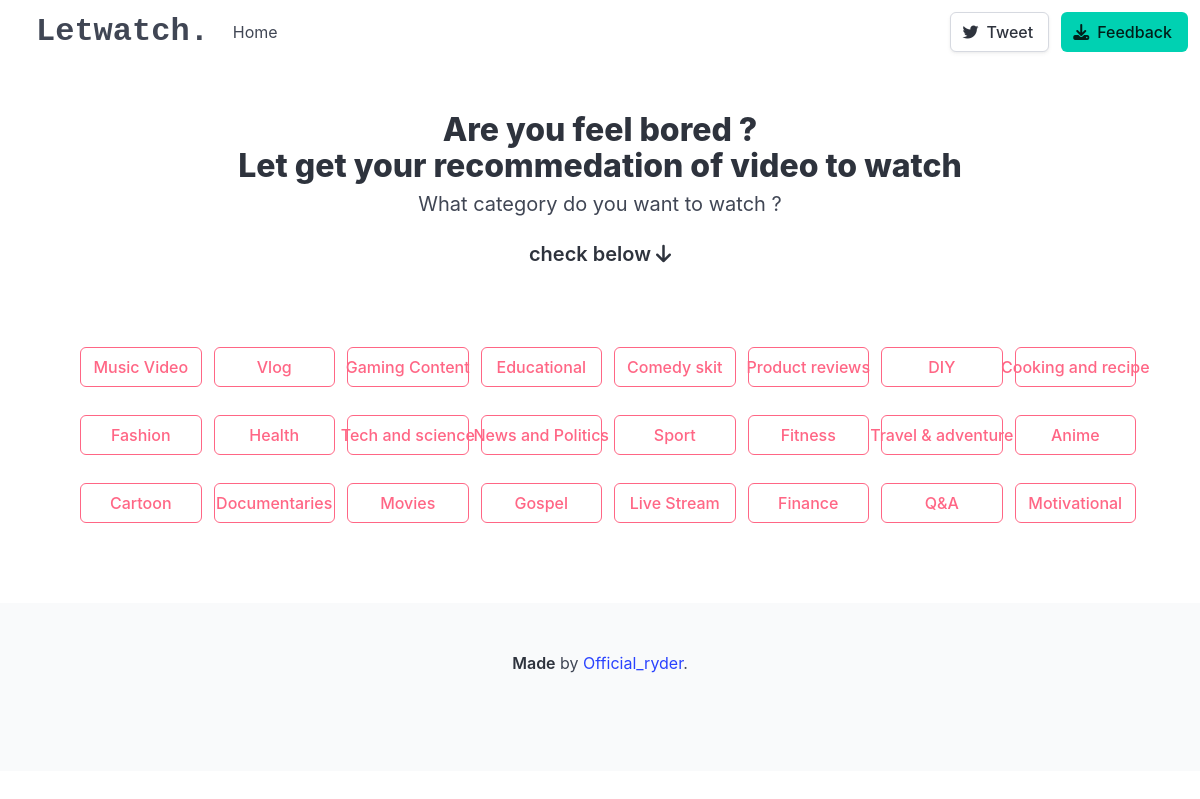
The page / on the database its author committed.
### app/models.py (models this page shows, shortened)
class Category(models.Model):
    name = models.CharField(max_length=50)

### app/views.py (the view)
# urls.py: path('', home, name="home"),
def home(request):
    category = Category.objects.all()
    context = {
        'category':category
    }
    return render(request, 'core_app/index.html', context)

### app/templates/core_app/index.html (shortened to what this page needs)
{% extends 'partials/base.html' %}
{% load static %}
{% block content%}
{% include 'partials/nav.html' %}
<section class="section" id="detail_list">
    {% include 'partials/detail_list.html' %}
    <div class="container">
      <h1 class="title mb-2" style="text-align: center;">
        Are you feel bored ?<br> Let get your recommedation of video to watch
      </h1>
      <p class="subtitle" style="text-align: center;">
        What category do you want to watch ?  <br><br><strong>check below <i class="fa fa-arrow-down"></i></strong>
      </p>
    </div><br><br>
    <d class="grid ct-5 p-5 is-justify-content-center">
      <div class="grid is-col-min-5">
          {% for category in category %}
          <a class="button is-danger is-outlined s-large is-fullwidth is-responsive cell m-2" hx-get="{% url 'search' category.name %}" hx-target="#detail_list" hx-push-url="{% url 'search' category.name %}">{{category.name}}</a>
          {% endfor %}
      </div>
</section>
{% include 'partials/footer.html' %}
{% endblock %}

### app/templates/partials/base.html (shortened to what this page needs)
{% load static %}
<!DOCTYPE html>
<html>
  <head>
    <link rel="stylesheet" href="https://cdn.jsdelivr.net/npm/bulma@1.0.0/css/bulma.min.css">
    <link rel="stylesheet" href="https://cdnjs.cloudflare.com/ajax/libs/font-awesome/6.5.2/css/all.min.css"
 />
  </head>
  <body hx-headers='{"X-CSRFToken": "{{ csrf_token }}"}'>
  {% block content %}
  {% endblock %}
  </body>
</html>

### app/templates/partials/nav.html (shortened to what this page needs)
{% block content %}
<nav class="navbar is-transparent">
    <div class="navbar-brand">
      <a class="navbar-item" href="{% url 'home'%}">
        <h1 class="is-size-3-desktop has-text-weight-bold pl-5 is-family-code">Letwatch.</h1>
      </a>
    </div>
    <div id="navbarExampleTransparentExample" class="navbar-menu">
      <div class="navbar-start">
        <a class="navbar-item" href="{% url 'home' %}"> Home </a>
      </div>
      <div class="navbar-end">
        <div class="navbar-item">
          <div class="field is-grouped">
            <p class="control">
              <a
                class="bd-tw-button button"
                data-social-network="Twitter"
                data-social-action="tweet"
                data-social-target="https://twitter.com/Official_ryder0"
                target="_blank"
                href="https://twitter.com/Official_ryder0"
              >
                <span class="icon">
                  <i class="fab fa-twitter"></i>
                </span>
                <span> Tweet </span>
              </a>
            </p>
            <p class="control">
              <a class="button is-primary" href="/">
                <span class="icon">
                  <i class="fas fa-download"></i>
                </span>
                <span>Feedback</span>
              </a>
            </p>
          </div>
        </div>
      </div>
    </div>
</nav>
{% endblock %}

### app/templates/partials/detail_list.html (shortened to what this page needs)
{% extends 'partials/base.html' %}

### app/templates/partials/footer.html
{% block content %}
<footer class="footer">
    <div class="content has-text-centered">
      <p>
        <strong>Made</strong> by <a href="https://twitter.com/Official_ryder0">Official_ryder</a>.
      </p>
    </div>
</footer>
{% endblock %}

### rows shown on the page
Category: name "Music Video"
Category: name "Vlog"
Category: name "Gaming Content"
Category: name "Educational"
Category: name "Comedy skit"
Category: name "Product reviews"
Category: name "DIY"
Category: name "Cooking and recipe"
Category: name "Fashion"
Category: name "Health"
Category: name "Tech and science"
Category: name "News and Politics"
Category: name "Sport"
Category: name "Fitness"
Category: name "Travel & adventure"
Category: name "Anime"
Category: name "Cartoon"
Category: name "Documentaries"
Category: name "Movies"
Category: name "Gospel"
Category: name "Live Stream"
Category: name "Finance"
Category: name "Q&A"
Category: name "Motivational"
